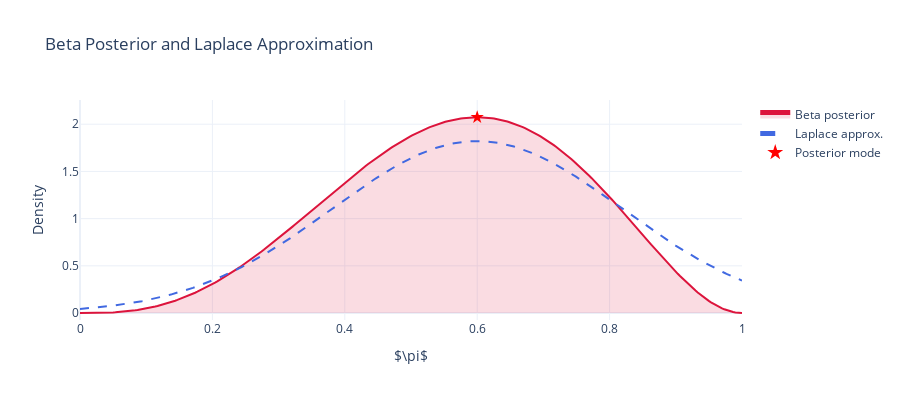
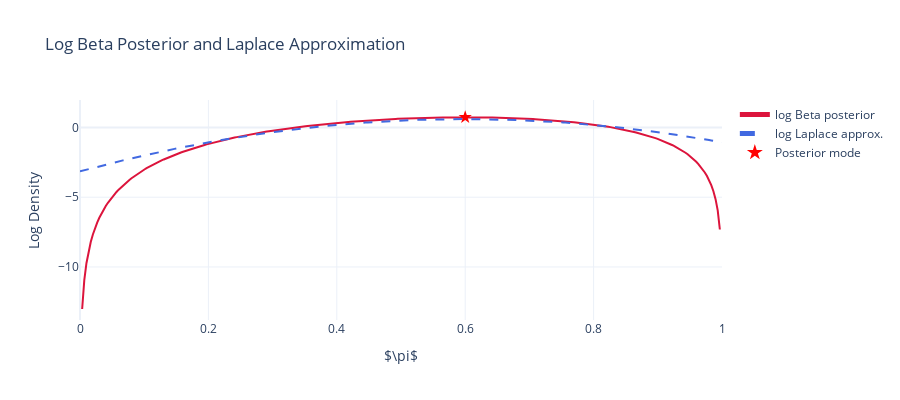

Notebook code for these charts, in order:
### Markdown cell above
The Laplace approximation is centered at the **mode** (the value where the posterior is maximized), not the mean, because it is based on a second-order Taylor expansion of the **log-posterior** around its maximum.

Here's why:

- The Laplace approximation fits a Gaussian to the posterior by matching the curvature (second derivative) of the log-posterior at its peak.
- The peak of the posterior is the **mode**, not necessarily the mean (especially for skewed distributions).
- The mean and mode are only the same for symmetric distributions (like the normal), but for skewed distributions (like the Beta with small counts), they differ.
- The Taylor expansion gives the best local Gaussian approximation at the mode, where the log-posterior is maximized and its first derivative is zero.

**Summary:**  
Laplace approximation uses the mode because it is the point of maximum probability and provides the most accurate local quadratic (Gaussian) approximation to the posterior.

### Code cell
if mode_p is not None:
    # Compute second derivative (Hessian) of log-posterior at the mode
    hess_logpmode = jax.hessian(lambda x: beta.logpdf(x, a, b))(mode_p)
    laplace_std = jnp.sqrt(1.0 / -hess_logpmode)

    # Laplace (Gaussian) approximation
    laplace_pdf = norm.pdf(x, loc=mode_p, scale=laplace_std)

    # Overlay on density plot
    fig_laplace = go.Figure()
    fig_laplace.add_trace(
        go.Scatter(
            x=x,
            y=p,
            mode="lines",
            line=dict(color="crimson", width=2),
            name="Beta posterior",
            fill="tozeroy",
            fillcolor="rgba(220,20,60,0.15)",
        )
    )
    fig_laplace.add_trace(
        go.Scatter(
            x=x,
            y=laplace_pdf,
            mode="lines",
            line=dict(color="royalblue", width=2, dash="dash"),
            name="Laplace approx.",
        )
    )
    fig_laplace.add_trace(
        go.Scatter(
            x=[mode_p],
            y=[beta.pdf(mode_p, a, b)],
            mode="markers",
            marker=dict(color="red", size=10, symbol="star"),
            name="Posterior mode",
        )
    )
    fig_laplace.update_layout(
        title="Beta Posterior and Laplace Approximation",
        xaxis_title="$\\pi$",
        yaxis_title="Density",
        width=900,
        height=400,
        legend=dict(itemsizing="constant"),
    )
    fig_laplace.show()

    # Overlay on log-density plot
    laplace_logpdf = jnp.log(laplace_pdf)
    fig_log_laplace = go.Figure()
    fig_log_laplace.add_trace(
        go.Scatter(
            x=x,
            y=logp,
            mode="lines",
            line=dict(color="crimson", width=2),
            name="log Beta posterior",
        )
    )
    fig_log_laplace.add_trace(
        go.Scatter(
            x=x,
            y=laplace_logpdf,
            mode="lines",
            line=dict(color="royalblue", width=2, dash="dash"),
            name="log Laplace approx.",
        )
    )
    fig_log_laplace.add_trace(
        go.Scatter(
            x=[mode_p],
            y=[beta.logpdf(mode_p, a, b)],
            mode="markers",
            marker=dict(color="red", size=10, symbol="star"),
            name="Posterior mode",
        )
    )
    fig_log_laplace.update_layout(
        title="Log Beta Posterior and Laplace Approximation",
        xaxis_title="$\\pi$",
        yaxis_title="Log Density",
        width=900,
        height=400,
        legend=dict(itemsizing="constant"),
    )
    fig_log_laplace.show()
else:
    print("Laplace approximation not shown: mode is undefined for a <= 1 or b <= 1.")

### Figure 1 — Plotly figure (JSON) as saved in the notebook; plotly's stock layout.template omitted (floating-point values rounded to 4 significant figures; data arrays with more than 128 entries replaced by an {"elided": "..."} marker saying what was removed)
{"data": [{"fill": "tozeroy", "fillcolor": "rgba(220,20,60,0.15)", "line": {"color": "crimson", "width": 2}, "mode": "lines", "name": "Beta posterior", "type": "scatter", "x": {"elided": "300 float values"}, "y": {"elided": "300 float values"}}, {"line": {"color": "royalblue", "dash": "dash", "width": 2}, "mode": "lines", "name": "Laplace approx.", "type": "scatter", "x": {"elided": "300 float values"}, "y": {"elided": "300 float values"}}, {"marker": {"color": "red", "size": 10, "symbol": "star"}, "mode": "markers", "name": "Posterior mode", "type": "scatter", "x": [0.6], "y": [2.074]}], "layout": {"height": 400, "legend": {"itemsizing": "constant"}, "title": {"text": "Beta Posterior and Laplace Approximation"}, "width": 900, "xaxis": {"title": {"text": "$\\pi$"}}, "yaxis": {"title": {"text": "Density"}}}}

### Figure 2 — Plotly figure (JSON) as saved in the notebook; plotly's stock layout.template omitted (floating-point values rounded to 4 significant figures; data arrays with more than 128 entries replaced by an {"elided": "..."} marker saying what was removed)
{"data": [{"line": {"color": "crimson", "width": 2}, "mode": "lines", "name": "log Beta posterior", "type": "scatter", "x": {"elided": "300 float values"}, "y": {"elided": "300 float values"}}, {"line": {"color": "royalblue", "dash": "dash", "width": 2}, "mode": "lines", "name": "log Laplace approx.", "type": "scatter", "x": {"elided": "300 float values"}, "y": {"elided": "300 float values"}}, {"marker": {"color": "red", "size": 10, "symbol": "star"}, "mode": "markers", "name": "Posterior mode", "type": "scatter", "x": [0.6], "y": [0.7293]}], "layout": {"height": 400, "legend": {"itemsizing": "constant"}, "title": {"text": "Log Beta Posterior and Laplace Approximation"}, "width": 900, "xaxis": {"title": {"text": "$\\pi$"}}, "yaxis": {"title": {"text": "Log Density"}}}}
